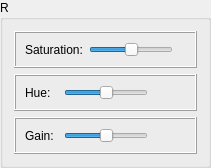
                    <widget class="QGroupBox" name="groupBox_Image_Setting_Color_Setting_Color_Matching_R">
                     <property name="title">
                      <string>R</string>
                     </property>
                     <layout class="QVBoxLayout" name="verticalLayout_24">
                      <item>
                       <widget class="QFrame" name="frame_Image_Setting_Color_Setting_Color_Matching_Saturation_R">
                        <property name="frameShape">
                         <enum>QFrame::Box</enum>
                        </property>
                        <property name="frameShadow">
                         <enum>QFrame::Raised</enum>
                        </property>
                        <layout class="QHBoxLayout" name="horizontalLayout_146">
                         <item>
                          <widget class="QLabel" name="label_Image_Setting_Color_Setting_Color_Matching_Saturation_R">
                           <property name="text">
                            <string>Saturation:</string>
                           </property>
                          </widget>
                         </item>
                         <item>
                          <widget class="QSlider" name="horizontalSlider_Image_Setting_Color_Setting_Color_Matching_Saturation_R">
                           <property name="sizePolicy">
                            <sizepolicy hsizetype="Minimum" vsizetype="Fixed">
                             <horstretch>0</horstretch>
                             <verstretch>0</verstretch>
                            </sizepolicy>
                           </property>
                           <property name="minimum">
                            <number>-50</number>
                           </property>
                           <property name="maximum">
                            <number>50</number>
                           </property>
                           <property name="pageStep">
                            <number>1</number>
                           </property>
                           <property name="value">
                            <number>0</number>
                           </property>
                           <property name="orientation">
                            <enum>Qt::Horizontal</enum>
                           </property>
                          </widget>
                         </item>
                         <item alignment="Qt::AlignHCenter">
                          <widget class="QLabel" name="label_var_Image_Setting_Color_Setting_Color_Matching_Saturation_R">
                           <property name="text">
                            <string/>
                           </property>
                          </widget>
                         </item>
                        </layout>
                       </widget>
                      </item>
                      <item>
                       <widget class="QFrame" name="frame_Image_Setting_Color_Setting_Color_Matching_Hue_R">
                        <property name="frameShape">
                         <enum>QFrame::Box</enum>
                        </property>
                        <property name="frameShadow">
                         <enum>QFrame::Raised</enum>
                        </property>
                        <layout class="QHBoxLayout" name="horizontalLayout_147">
                         <item>
                          <widget class="QLabel" name="label_Image_Setting_Color_Setting_Color_Matching_Hue_R">
                           <property name="text">
                            <string>Hue:</string>
                           </property>
                          </widget>
                         </item>
                         <item>
                          <widget class="QSlider" name="horizontalSlider_Image_Setting_Color_Setting_Color_Matching_Hue_R">
                           <property name="sizePolicy">
                            <sizepolicy hsizetype="Minimum" vsizetype="Fixed">
                             <horstretch>0</horstretch>
                             <verstretch>0</verstretch>
                            </sizepolicy>
                           </property>
                           <property name="minimum">
                            <number>-50</number>
                           </property>
                           <property name="maximum">
                            <number>50</number>
                           </property>
                           <property name="pageStep">
                            <number>1</number>
                           </property>
                           <property name="value">
                            <number>0</number>
                           </property>
                           <property name="orientation">
                            <enum>Qt::Horizontal</enum>
                           </property>
                          </widget>
                         </item>
                         <item alignment="Qt::AlignHCenter">
                          <widget class="QLabel" name="label_var_Image_Setting_Color_Setting_Color_Matching_Hue_R">
                           <property name="text">
                            <string/>
                           </property>
                          </widget>
                         </item>
                        </layout>
                       </widget>
                      </item>
                      <item>
                       <widget class="QFrame" name="frame_Image_Setting_Color_Setting_Color_Matching_Gain_R">
                        <property name="frameShape">
                         <enum>QFrame::Box</enum>
                        </property>
                        <property name="frameShadow">
                         <enum>QFrame::Raised</enum>
                        </property>
                        <layout class="QHBoxLayout" name="horizontalLayout_145">
                         <item>
                          <widget class="QLabel" name="label_Image_Setting_Color_Setting_Color_Matching_Gain_R">
                           <property name="text">
                            <string>Gain:</string>
                           </property>
                          </widget>
                         </item>
                         <item>
                          <widget class="QSlider" name="horizontalSlider_Image_Setting_Color_Setting_Color_Matching_Gain_R">
                           <property name="sizePolicy">
                            <sizepolicy hsizetype="Minimum" vsizetype="Fixed">
                             <horstretch>0</horstretch>
                             <verstretch>0</verstretch>
                            </sizepolicy>
                           </property>
                           <property name="minimum">
                            <number>-50</number>
                           </property>
                           <property name="maximum">
                            <number>50</number>
                           </property>
                           <property name="pageStep">
                            <number>1</number>
                           </property>
                           <property name="value">
                            <number>0</number>
                           </property>
                           <property name="orientation">
                            <enum>Qt::Horizontal</enum>
                           </property>
                          </widget>
                         </item>
                         <item alignment="Qt::AlignHCenter">
                          <widget class="QLabel" name="label_var_Image_Setting_Color_Setting_Color_Matching_Gain_R">
                           <property name="text">
                            <string/>
                           </property>
                          </widget>
                         </item>
                        </layout>
                       </widget>
                      </item>
                     </layout>
                    </widget>
